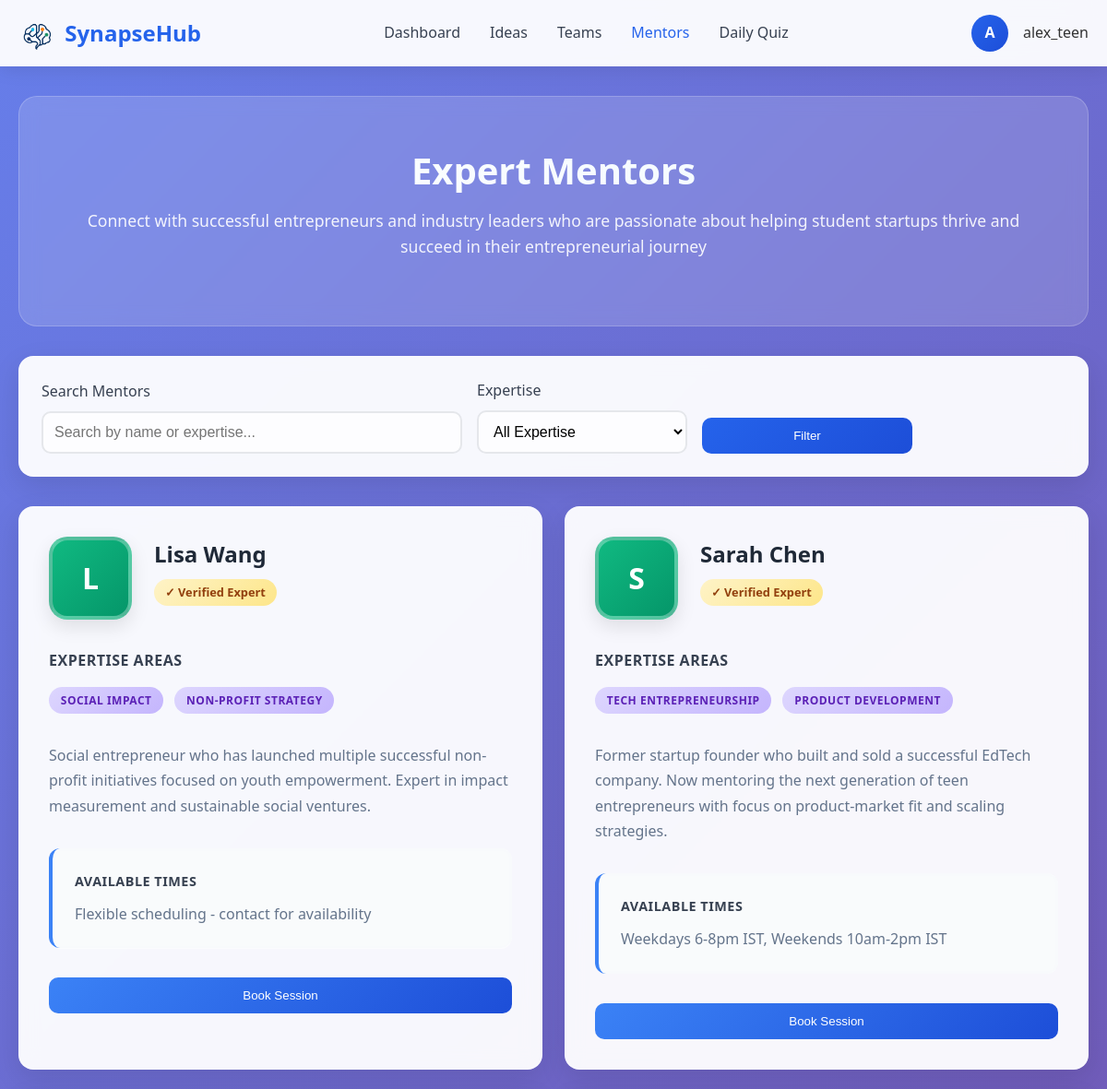
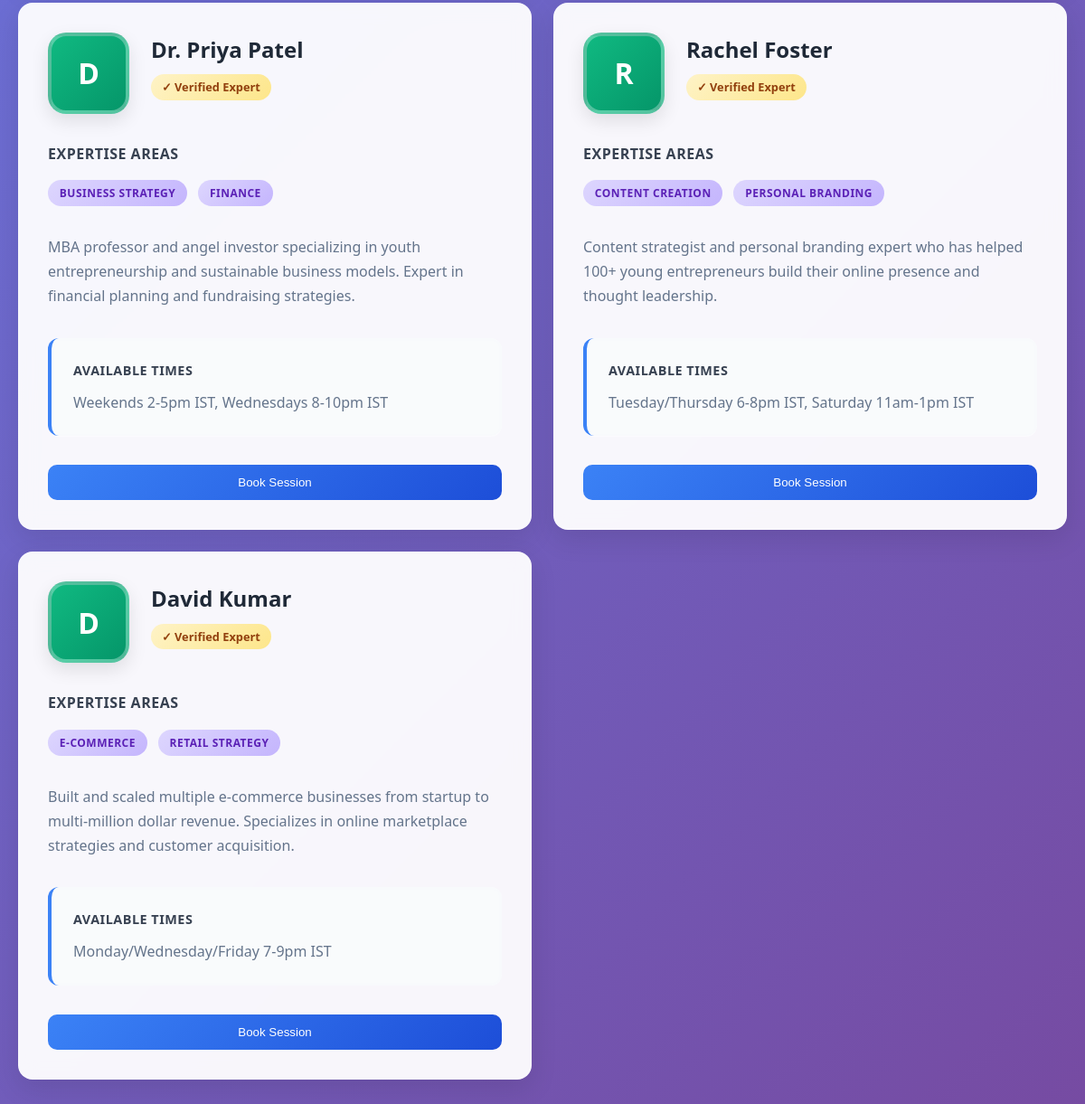
The page /mentors (signed in) on the database its author committed (2 pictures, top to bottom).
### tables this page shows
CREATE TABLE mentors (
        id INTEGER PRIMARY KEY AUTOINCREMENT,
        name TEXT NOT NULL,
        expertise TEXT,
        bio TEXT,
        availability TEXT,
        rating REAL DEFAULT 5.0,
        verified_status INTEGER DEFAULT 1,
        profile_image TEXT DEFAULT 'mentor-default.png',
        created_date TIMESTAMP DEFAULT CURRENT_TIMESTAMP
    );

### routes/main.py (the view)
@main_bp.route('/mentors')
@login_required
def mentors():
    try:
        mentors_data = execute_query('SELECT * FROM mentors ORDER BY rating DESC')
        return render_template('mentors.html', mentors=mentors_data)
    except Exception as e:
        print(f"Error fetching mentors: {e}")
        flash('Error loading mentors. Please try again.')
        return render_template('mentors.html', mentors=[])

### database.py (called while the page is built)
def get_db_connection():
    from config import Config
    conn = sqlite3.connect(Config.DATABASE_NAME)
    conn.row_factory = sqlite3.Row
    return conn

def execute_query(query, params=None):
    conn = get_db_connection()
    try:
        if params:
            result = conn.execute(query, params)
        else:
            result = conn.execute(query)
        data = result.fetchall()
        conn.commit()
        return data
    except Exception as e:
        conn.rollback()
        raise e
    finally:
        conn.close()

### routes/auth.py (called while the page is built)
def login_required(f):
    from functools import wraps
    @wraps(f)
    def decorated_function(*args, **kwargs):
        if 'user_id' not in session:
            flash('Please log in to access this page')
            return redirect(url_for('auth.landing'))
        return f(*args, **kwargs)
    return decorated_function

### templates/mentors.html (shortened to what this page needs)
<!DOCTYPE html>
<html lang="en">
<head>
    <link rel="stylesheet" href="static/css/mentors.css">
</head>
<body>
    <nav class="navbar">
        <div class="nav-container">
            <a href="/dashboard" class="logo" style="display: flex; align-items: center; text-decoration: none;">
                <img src="/static/images/synapsehub_logo.png" alt="SynapseHub Logo" style="height: 40px; margin-right: 10px;">
                 SynapseHub
            </a>
            <ul class="nav-menu">
                <li><a href="/dashboard">Dashboard</a></li>
                <li><a href="/ideas">Ideas</a></li>
                <li><a href="/teams">Teams</a></li>
                <li><a href="/mentors" class="active">Mentors</a></li>
                <li><a href="/quiz">Daily Quiz</a></li>
            </ul>
            <div class="dropdown user-profile">
                <div class="profile-avatar">{{ session.username[0].upper() if session.username else 'U' }}</div>
                <span>{{ session.username if session.username else 'User' }}</span>
            </div>
    </nav>
    <div class="container">
        <div class="page-header fade-in">
            <div class="page-header-content">
                <h1>Expert Mentors </h1>
                <p>Connect with successful entrepreneurs and industry leaders who are passionate about helping student startups thrive and succeed in their entrepreneurial journey</p>
            </div>
        </div>
        <div class="filters-section fade-in">
            <div class="filters-grid">
                <div class="filter-group">
                    <label for="search">Search Mentors</label>
                    <input type="text" id="search" class="filter-input" placeholder="Search by name or expertise...">
                </div>
                <div class="filter-group">
                    <label for="expertise">Expertise</label>
                    <select id="expertise" class="filter-input">
                        <option value="">All Expertise</option>
                    </select>
                </div>
                <button class="btn" onclick="filterMentors()">Filter</button>
            </div>
        </div>
        {% if mentors %}
        <div class="mentors-grid">
            {% for mentor in mentors %}
            <div class="mentor-card fade-in">
                <div class="mentor-header">
                    <div class="mentor-avatar">{{ mentor[1][0] }}</div>
                    <div class="mentor-info">
                        <h3>{{ mentor[1] }}</h3>
                        <div class="verified-badge">
                            ✓ Verified Expert
                        </div>
                    </div>
                </div>
                <div class="mentor-expertise">
                    <h4>Expertise Areas</h4>
                    <div class="expertise-tags">
                        {% if mentor[2] %}
                            {% for expertise in mentor[2].split(',') %}
                                <span class="expertise-tag">{{ expertise.strip() }}</span>
                            {% endfor %}
                        {% else %}
                            <span class="expertise-tag">General Business</span>
                        {% endif %}
                    </div>
                </div>
                <p class="mentor-bio">{{ mentor[3] if mentor[3] else 'Experienced mentor passionate about helping student entrepreneurs succeed in their journey.' }}</p>
                <div class="mentor-availability">
                    <h4>Available Times</h4>
                    <div class="availability-info">{{ mentor[4] if mentor[4] else 'Flexible scheduling available' }}</div>
                </div>
                <div class="mentor-actions">
                    <button class="btn btn-primary" onclick="openBookingModal('{{ mentor[1] }}', '{{ mentor[0] }}')">Book Session</button>
                </div>
            </div>
            {% endfor %}
        </div>
        {% else %}
        <div class="empty-state">
            <div class="empty-state-icon">🎓</div>
            <h3>No mentors found</h3>
            <p>Our expert mentors are being onboarded. Check back soon for amazing guidance!</p>
        </div>
        {% endif %}
    </div>
</body>
</html>

### rows shown on the page
mentors: name "L", name "Lisa Wang", strip "SOCIAL IMPACT" "NON-PROFIT STRATEGY", bio "Social entrepreneur who has launched multiple successful non-profit initiatives focused on youth empowerment. Expert in impact measurement and sustainable social ventures.", availability "Flexible scheduling - contact for availability"
mentors: name "S", name "Sarah Chen", strip "TECH ENTREPRENEURSHIP" "PRODUCT DEVELOPMENT", bio "Former startup founder who built and sold a successful EdTech company. Now mentoring the next generation of teen entrepreneurs with focus on product-market fit and scaling strategies.", availability "Weekdays 6-8pm IST, Weekends 10am-2pm IST"
mentors: name "D", name "Dr. Priya Patel", strip "BUSINESS STRATEGY" "FINANCE", bio "MBA professor and angel investor specializing in youth entrepreneurship and sustainable business models. Expert in financial planning and fundraising strategies.", availability "Weekends 2-5pm IST, Wednesdays 8-10pm IST"
mentors: name "R", name "Rachel Foster", strip "CONTENT CREATION" "PERSONAL BRANDING", bio "Content strategist and personal branding expert who has helped 100+ young entrepreneurs build their online presence and thought leadership.", availability "Tuesday/Thursday 6-8pm IST, Saturday 11am-1pm IST"
mentors: name "D", name "David Kumar", strip "E-COMMERCE" "RETAIL STRATEGY", bio "Built and scaled multiple e-commerce businesses from startup to multi-million dollar revenue. Specializes in online marketplace strategies and customer acquisition.", availability "Monday/Wednesday/Friday 7-9pm IST"

### other values the page prints
{{ session.username[0].upper() if session.username else 'U' }} "A"
{{ session.username if session.username else 'User' }} "alex_teen"
